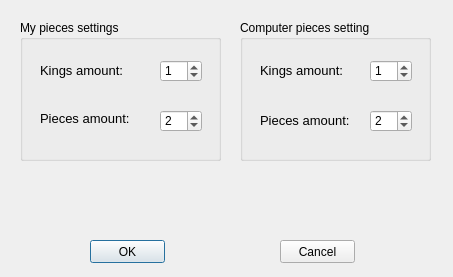
<?xml version="1.0" encoding="UTF-8"?>
<ui version="4.0">
 <class>CustomGameDlg</class>
 <widget class="QDialog" name="CustomGameDlg">
  <property name="geometry">
   <rect>
    <x>0</x>
    <y>0</y>
    <width>453</width>
    <height>277</height>
   </rect>
  </property>
  <property name="windowTitle">
   <string>Dialog</string>
  </property>
  <widget class="QGroupBox" name="myGroupBox">
   <property name="geometry">
    <rect>
     <x>20</x>
     <y>20</y>
     <width>201</width>
     <height>141</height>
    </rect>
   </property>
   <property name="font">
    <font>
     <pointsize>9</pointsize>
    </font>
   </property>
   <property name="title">
    <string>My pieces settings</string>
   </property>
   <widget class="QSpinBox" name="myKingSB">
    <property name="geometry">
     <rect>
      <x>140</x>
      <y>40</y>
      <width>42</width>
      <height>22</height>
     </rect>
    </property>
    <property name="maximum">
     <number>4</number>
    </property>
    <property name="value">
     <number>1</number>
    </property>
   </widget>
   <widget class="QSpinBox" name="myPiecesSB">
    <property name="geometry">
     <rect>
      <x>140</x>
      <y>90</y>
      <width>42</width>
      <height>22</height>
     </rect>
    </property>
    <property name="maximum">
     <number>8</number>
    </property>
    <property name="value">
     <number>2</number>
    </property>
   </widget>
   <widget class="QLabel" name="myKingLB">
    <property name="geometry">
     <rect>
      <x>20</x>
      <y>40</y>
      <width>101</width>
      <height>21</height>
     </rect>
    </property>
    <property name="font">
     <font>
      <pointsize>10</pointsize>
     </font>
    </property>
    <property name="text">
     <string>Kings amount:</string>
    </property>
   </widget>
   <widget class="QLabel" name="MyPieceLB">
    <property name="geometry">
     <rect>
      <x>20</x>
      <y>90</y>
      <width>101</width>
      <height>16</height>
     </rect>
    </property>
    <property name="font">
     <font>
      <pointsize>10</pointsize>
     </font>
    </property>
    <property name="text">
     <string>Pieces amount:</string>
    </property>
   </widget>
  </widget>
  <widget class="QGroupBox" name="compGroupBox">
   <property name="geometry">
    <rect>
     <x>240</x>
     <y>20</y>
     <width>191</width>
     <height>141</height>
    </rect>
   </property>
   <property name="font">
    <font>
     <pointsize>9</pointsize>
    </font>
   </property>
   <property name="layoutDirection">
    <enum>Qt::LeftToRight</enum>
   </property>
   <property name="title">
    <string>Computer pieces setting</string>
   </property>
   <widget class="QSpinBox" name="compKingSB">
    <property name="geometry">
     <rect>
      <x>130</x>
      <y>40</y>
      <width>42</width>
      <height>22</height>
     </rect>
    </property>
    <property name="maximum">
     <number>4</number>
    </property>
    <property name="value">
     <number>1</number>
    </property>
   </widget>
   <widget class="QSpinBox" name="compPiecesSB">
    <property name="geometry">
     <rect>
      <x>130</x>
      <y>90</y>
      <width>42</width>
      <height>22</height>
     </rect>
    </property>
    <property name="maximum">
     <number>8</number>
    </property>
    <property name="value">
     <number>2</number>
    </property>
   </widget>
   <widget class="QLabel" name="compKingLB">
    <property name="geometry">
     <rect>
      <x>20</x>
      <y>40</y>
      <width>91</width>
      <height>21</height>
     </rect>
    </property>
    <property name="font">
     <font>
      <pointsize>10</pointsize>
     </font>
    </property>
    <property name="text">
     <string>Kings amount:</string>
    </property>
   </widget>
   <widget class="QLabel" name="compPieceLB">
    <property name="geometry">
     <rect>
      <x>20</x>
      <y>90</y>
      <width>101</width>
      <height>21</height>
     </rect>
    </property>
    <property name="font">
     <font>
      <pointsize>10</pointsize>
     </font>
    </property>
    <property name="text">
     <string>Pieces amount:</string>
    </property>
   </widget>
  </widget>
  <widget class="QPushButton" name="okPB">
   <property name="geometry">
    <rect>
     <x>90</x>
     <y>240</y>
     <width>75</width>
     <height>23</height>
    </rect>
   </property>
   <property name="text">
    <string>OK</string>
   </property>
  </widget>
  <widget class="QPushButton" name="cancelPB">
   <property name="geometry">
    <rect>
     <x>280</x>
     <y>240</y>
     <width>75</width>
     <height>23</height>
    </rect>
   </property>
   <property name="text">
    <string>Cancel</string>
   </property>
  </widget>
 </widget>
 <resources/>
 <connections/>
</ui>
